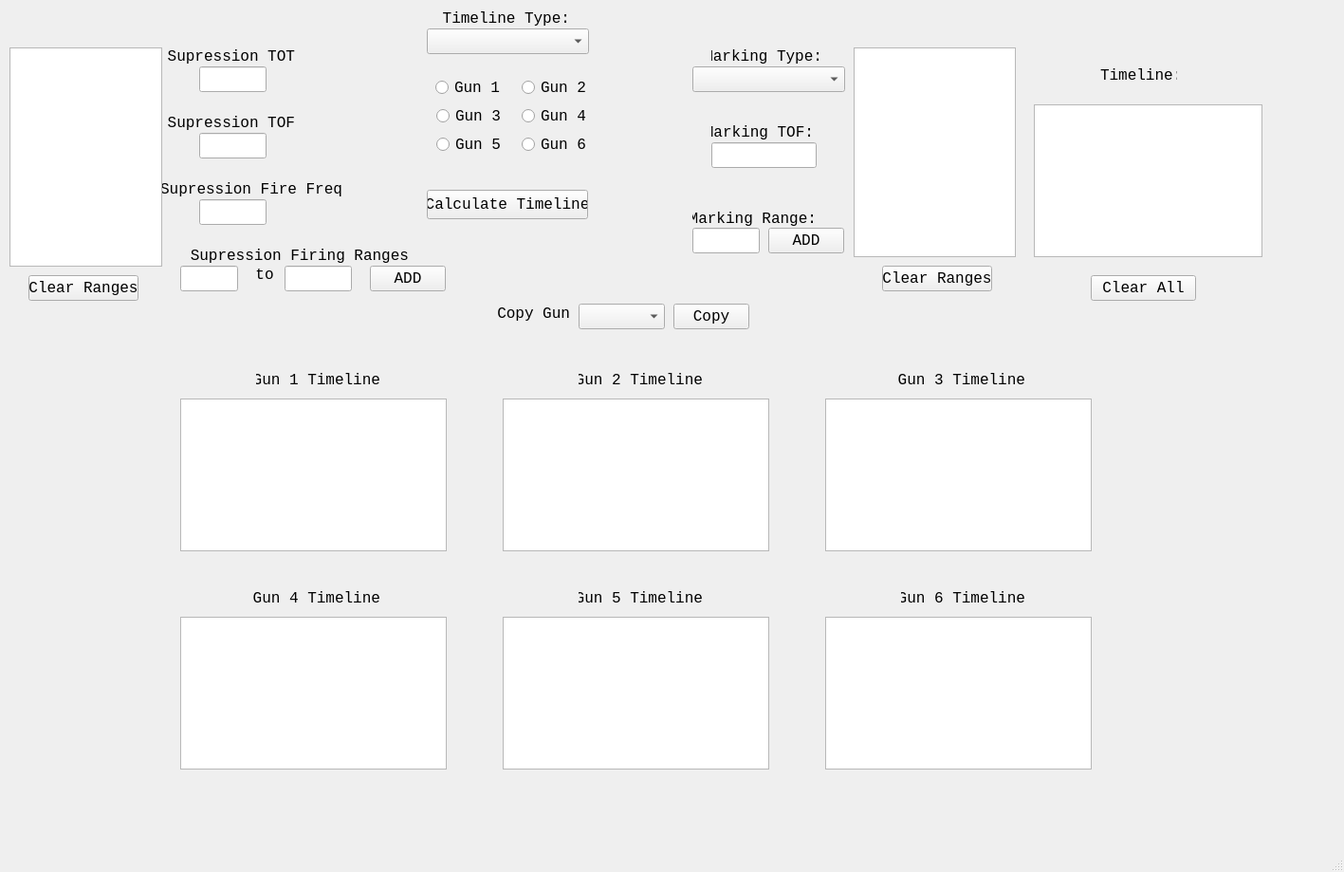
<?xml version="1.0" encoding="UTF-8"?>
<ui version="4.0">
 <class>MainWindow</class>
 <widget class="QMainWindow" name="MainWindow">
  <property name="geometry">
   <rect>
    <x>0</x>
    <y>0</y>
    <width>1417</width>
    <height>919</height>
   </rect>
  </property>
  <property name="windowTitle">
   <string>SEAD Timeline Calculator</string>
  </property>
  <widget class="QWidget" name="centralwidget">
   <widget class="QComboBox" name="fireTypeSelector">
    <property name="geometry">
     <rect>
      <x>450</x>
      <y>30</y>
      <width>171</width>
      <height>27</height>
     </rect>
    </property>
    <property name="font">
     <font>
      <family>Consolas</family>
      <pointsize>12</pointsize>
     </font>
    </property>
    <property name="currentText">
     <string/>
    </property>
    <property name="placeholderText">
     <string>Select Type</string>
    </property>
   </widget>
   <widget class="QPushButton" name="CalculateTimelineButton">
    <property name="geometry">
     <rect>
      <x>450</x>
      <y>200</y>
      <width>170</width>
      <height>31</height>
     </rect>
    </property>
    <property name="font">
     <font>
      <family>Consolas</family>
      <pointsize>12</pointsize>
     </font>
    </property>
    <property name="text">
     <string>Calculate Timeline</string>
    </property>
    <property name="autoDefault">
     <bool>true</bool>
    </property>
    <property name="default">
     <bool>false</bool>
    </property>
   </widget>
   <widget class="QPushButton" name="clearButton">
    <property name="geometry">
     <rect>
      <x>1150</x>
      <y>290</y>
      <width>111</width>
      <height>27</height>
     </rect>
    </property>
    <property name="font">
     <font>
      <family>Consolas</family>
      <pointsize>12</pointsize>
     </font>
    </property>
    <property name="text">
     <string>Clear All</string>
    </property>
    <property name="autoDefault">
     <bool>true</bool>
    </property>
   </widget>
   <widget class="QLabel" name="TimelineType">
    <property name="geometry">
     <rect>
      <x>460</x>
      <y>10</y>
      <width>141</width>
      <height>19</height>
     </rect>
    </property>
    <property name="font">
     <font>
      <family>Consolas</family>
      <pointsize>12</pointsize>
     </font>
    </property>
    <property name="text">
     <string>Timeline Type:</string>
    </property>
    <property name="alignment">
     <set>Qt::AlignRight|Qt::AlignTrailing|Qt::AlignVCenter</set>
    </property>
   </widget>
   <widget class="QLabel" name="MarkingRange">
    <property name="geometry">
     <rect>
      <x>730</x>
      <y>220</y>
      <width>131</width>
      <height>20</height>
     </rect>
    </property>
    <property name="font">
     <font>
      <family>Consolas</family>
      <pointsize>12</pointsize>
     </font>
    </property>
    <property name="text">
     <string>Marking Range:</string>
    </property>
    <property name="alignment">
     <set>Qt::AlignRight|Qt::AlignTrailing|Qt::AlignVCenter</set>
    </property>
   </widget>
   <widget class="QLineEdit" name="input_8">
    <property name="geometry">
     <rect>
      <x>730</x>
      <y>240</y>
      <width>71</width>
      <height>27</height>
     </rect>
    </property>
    <property name="font">
     <font>
      <family>Consolas</family>
      <pointsize>12</pointsize>
     </font>
    </property>
   </widget>
   <widget class="QPushButton" name="AddMarkingRangeButton">
    <property name="geometry">
     <rect>
      <x>810</x>
      <y>240</y>
      <width>80</width>
      <height>27</height>
     </rect>
    </property>
    <property name="font">
     <font>
      <family>Consolas</family>
      <pointsize>12</pointsize>
     </font>
    </property>
    <property name="text">
     <string>ADD</string>
    </property>
    <property name="autoDefault">
     <bool>true</bool>
    </property>
   </widget>
   <widget class="QTextBrowser" name="MarkingRangesDisplay">
    <property name="geometry">
     <rect>
      <x>900</x>
      <y>50</y>
      <width>171</width>
      <height>221</height>
     </rect>
    </property>
    <property name="font">
     <font>
      <family>Consolas</family>
      <pointsize>12</pointsize>
     </font>
    </property>
   </widget>
   <widget class="QPushButton" name="RemoveRangeButton_2Mark">
    <property name="geometry">
     <rect>
      <x>930</x>
      <y>280</y>
      <width>116</width>
      <height>27</height>
     </rect>
    </property>
    <property name="font">
     <font>
      <family>Consolas</family>
      <pointsize>12</pointsize>
     </font>
    </property>
    <property name="text">
     <string>Clear Ranges</string>
    </property>
    <property name="autoDefault">
     <bool>true</bool>
    </property>
   </widget>
   <widget class="QComboBox" name="CopyGunSelector">
    <property name="geometry">
     <rect>
      <x>610</x>
      <y>320</y>
      <width>91</width>
      <height>27</height>
     </rect>
    </property>
    <property name="font">
     <font>
      <family>Consolas</family>
      <pointsize>12</pointsize>
     </font>
    </property>
    <property name="placeholderText">
     <string>Cannon</string>
    </property>
   </widget>
   <widget class="QLabel" name="CopyGun">
    <property name="geometry">
     <rect>
      <x>520</x>
      <y>320</y>
      <width>81</width>
      <height>20</height>
     </rect>
    </property>
    <property name="font">
     <font>
      <family>Consolas</family>
      <pointsize>12</pointsize>
     </font>
    </property>
    <property name="text">
     <string>Copy Gun</string>
    </property>
    <property name="alignment">
     <set>Qt::AlignRight|Qt::AlignTrailing|Qt::AlignVCenter</set>
    </property>
   </widget>
   <widget class="QPushButton" name="CopyGunButton">
    <property name="geometry">
     <rect>
      <x>710</x>
      <y>320</y>
      <width>80</width>
      <height>27</height>
     </rect>
    </property>
    <property name="font">
     <font>
      <family>Consolas</family>
      <pointsize>12</pointsize>
     </font>
    </property>
    <property name="text">
     <string>Copy</string>
    </property>
    <property name="autoDefault">
     <bool>true</bool>
    </property>
   </widget>
   <widget class="QTextBrowser" name="TimelineDisplayGun1">
    <property name="geometry">
     <rect>
      <x>190</x>
      <y>420</y>
      <width>281</width>
      <height>161</height>
     </rect>
    </property>
    <property name="font">
     <font>
      <family>Consolas</family>
      <pointsize>12</pointsize>
     </font>
    </property>
   </widget>
   <widget class="QTextBrowser" name="TimelineDisplayGun2">
    <property name="geometry">
     <rect>
      <x>530</x>
      <y>420</y>
      <width>281</width>
      <height>161</height>
     </rect>
    </property>
    <property name="font">
     <font>
      <family>Consolas</family>
      <pointsize>12</pointsize>
     </font>
    </property>
   </widget>
   <widget class="QTextBrowser" name="TimelineDisplayGun3">
    <property name="geometry">
     <rect>
      <x>870</x>
      <y>420</y>
      <width>281</width>
      <height>161</height>
     </rect>
    </property>
    <property name="font">
     <font>
      <family>Consolas</family>
      <pointsize>12</pointsize>
     </font>
    </property>
   </widget>
   <widget class="QTextBrowser" name="TimelineDisplayGun6">
    <property name="geometry">
     <rect>
      <x>870</x>
      <y>650</y>
      <width>281</width>
      <height>161</height>
     </rect>
    </property>
    <property name="font">
     <font>
      <family>Consolas</family>
      <pointsize>12</pointsize>
     </font>
    </property>
   </widget>
   <widget class="QTextBrowser" name="TimelineDisplayGun4">
    <property name="geometry">
     <rect>
      <x>190</x>
      <y>650</y>
      <width>281</width>
      <height>161</height>
     </rect>
    </property>
    <property name="font">
     <font>
      <family>Consolas</family>
      <pointsize>12</pointsize>
     </font>
    </property>
   </widget>
   <widget class="QTextBrowser" name="TimelineDisplayGun5">
    <property name="geometry">
     <rect>
      <x>530</x>
      <y>650</y>
      <width>281</width>
      <height>161</height>
     </rect>
    </property>
    <property name="font">
     <font>
      <family>Consolas</family>
      <pointsize>12</pointsize>
     </font>
    </property>
   </widget>
   <widget class="QLabel" name="gunDisp">
    <property name="geometry">
     <rect>
      <x>270</x>
      <y>390</y>
      <width>131</width>
      <height>20</height>
     </rect>
    </property>
    <property name="font">
     <font>
      <family>Consolas</family>
      <pointsize>12</pointsize>
     </font>
    </property>
    <property name="text">
     <string>Gun 1 Timeline</string>
    </property>
    <property name="alignment">
     <set>Qt::AlignRight|Qt::AlignTrailing|Qt::AlignVCenter</set>
    </property>
   </widget>
   <widget class="QLabel" name="gunDisp_2">
    <property name="geometry">
     <rect>
      <x>610</x>
      <y>390</y>
      <width>131</width>
      <height>20</height>
     </rect>
    </property>
    <property name="font">
     <font>
      <family>Consolas</family>
      <pointsize>12</pointsize>
     </font>
    </property>
    <property name="text">
     <string>Gun 2 Timeline</string>
    </property>
    <property name="alignment">
     <set>Qt::AlignRight|Qt::AlignTrailing|Qt::AlignVCenter</set>
    </property>
   </widget>
   <widget class="QLabel" name="gunDisp_3">
    <property name="geometry">
     <rect>
      <x>940</x>
      <y>390</y>
      <width>141</width>
      <height>20</height>
     </rect>
    </property>
    <property name="font">
     <font>
      <family>Consolas</family>
      <pointsize>12</pointsize>
     </font>
    </property>
    <property name="text">
     <string>Gun 3 Timeline</string>
    </property>
    <property name="alignment">
     <set>Qt::AlignRight|Qt::AlignTrailing|Qt::AlignVCenter</set>
    </property>
   </widget>
   <widget class="QLabel" name="gunDisp_4">
    <property name="geometry">
     <rect>
      <x>260</x>
      <y>620</y>
      <width>141</width>
      <height>20</height>
     </rect>
    </property>
    <property name="font">
     <font>
      <family>Consolas</family>
      <pointsize>12</pointsize>
     </font>
    </property>
    <property name="text">
     <string>Gun 4 Timeline</string>
    </property>
    <property name="alignment">
     <set>Qt::AlignRight|Qt::AlignTrailing|Qt::AlignVCenter</set>
    </property>
   </widget>
   <widget class="QLabel" name="gunDisp_5">
    <property name="geometry">
     <rect>
      <x>610</x>
      <y>620</y>
      <width>131</width>
      <height>20</height>
     </rect>
    </property>
    <property name="font">
     <font>
      <family>Consolas</family>
      <pointsize>12</pointsize>
     </font>
    </property>
    <property name="text">
     <string>Gun 5 Timeline</string>
    </property>
    <property name="alignment">
     <set>Qt::AlignRight|Qt::AlignTrailing|Qt::AlignVCenter</set>
    </property>
   </widget>
   <widget class="QLabel" name="gunDisp_6">
    <property name="geometry">
     <rect>
      <x>950</x>
      <y>620</y>
      <width>131</width>
      <height>20</height>
     </rect>
    </property>
    <property name="font">
     <font>
      <family>Consolas</family>
      <pointsize>12</pointsize>
     </font>
    </property>
    <property name="text">
     <string>Gun 6 Timeline</string>
    </property>
    <property name="alignment">
     <set>Qt::AlignRight|Qt::AlignTrailing|Qt::AlignVCenter</set>
    </property>
   </widget>
   <widget class="QRadioButton" name="Gun_5_button">
    <property name="geometry">
     <rect>
      <x>460</x>
      <y>140</y>
      <width>70</width>
      <height>25</height>
     </rect>
    </property>
    <property name="font">
     <font>
      <family>Consolas</family>
      <pointsize>12</pointsize>
     </font>
    </property>
    <property name="text">
     <string>Gun 5</string>
    </property>
   </widget>
   <widget class="QRadioButton" name="Gun_6_button">
    <property name="geometry">
     <rect>
      <x>550</x>
      <y>140</y>
      <width>70</width>
      <height>25</height>
     </rect>
    </property>
    <property name="font">
     <font>
      <family>Consolas</family>
      <pointsize>12</pointsize>
     </font>
    </property>
    <property name="text">
     <string>Gun 6</string>
    </property>
   </widget>
   <widget class="QRadioButton" name="Gun_1_button">
    <property name="geometry">
     <rect>
      <x>459</x>
      <y>80</y>
      <width>70</width>
      <height>25</height>
     </rect>
    </property>
    <property name="font">
     <font>
      <family>Consolas</family>
      <pointsize>12</pointsize>
     </font>
    </property>
    <property name="layoutDirection">
     <enum>Qt::LeftToRight</enum>
    </property>
    <property name="autoFillBackground">
     <bool>false</bool>
    </property>
    <property name="styleSheet">
     <string notr="true">szStyle</string>
    </property>
    <property name="text">
     <string>Gun 1</string>
    </property>
   </widget>
   <widget class="QRadioButton" name="Gun_2_button">
    <property name="geometry">
     <rect>
      <x>550</x>
      <y>80</y>
      <width>70</width>
      <height>25</height>
     </rect>
    </property>
    <property name="font">
     <font>
      <family>Consolas</family>
      <pointsize>12</pointsize>
     </font>
    </property>
    <property name="text">
     <string>Gun 2</string>
    </property>
   </widget>
   <widget class="QRadioButton" name="Gun_3_button">
    <property name="geometry">
     <rect>
      <x>460</x>
      <y>110</y>
      <width>70</width>
      <height>25</height>
     </rect>
    </property>
    <property name="font">
     <font>
      <family>Consolas</family>
      <pointsize>12</pointsize>
     </font>
    </property>
    <property name="text">
     <string>Gun 3</string>
    </property>
   </widget>
   <widget class="QRadioButton" name="Gun_4_button">
    <property name="geometry">
     <rect>
      <x>550</x>
      <y>110</y>
      <width>70</width>
      <height>25</height>
     </rect>
    </property>
    <property name="font">
     <font>
      <family>Consolas</family>
      <pointsize>12</pointsize>
     </font>
    </property>
    <property name="text">
     <string>Gun 4</string>
    </property>
   </widget>
   <widget class="QLabel" name="TOTLabel">
    <property name="geometry">
     <rect>
      <x>170</x>
      <y>50</y>
      <width>141</width>
      <height>19</height>
     </rect>
    </property>
    <property name="font">
     <font>
      <family>Consolas</family>
      <pointsize>12</pointsize>
     </font>
    </property>
    <property name="text">
     <string>Supression TOT</string>
    </property>
    <property name="alignment">
     <set>Qt::AlignRight|Qt::AlignTrailing|Qt::AlignVCenter</set>
    </property>
   </widget>
   <widget class="QLineEdit" name="input_1">
    <property name="geometry">
     <rect>
      <x>210</x>
      <y>70</y>
      <width>71</width>
      <height>27</height>
     </rect>
    </property>
    <property name="font">
     <font>
      <family>Consolas</family>
      <pointsize>12</pointsize>
     </font>
    </property>
   </widget>
   <widget class="QLabel" name="TOFLabel">
    <property name="geometry">
     <rect>
      <x>170</x>
      <y>120</y>
      <width>141</width>
      <height>19</height>
     </rect>
    </property>
    <property name="font">
     <font>
      <family>Consolas</family>
      <pointsize>12</pointsize>
     </font>
    </property>
    <property name="text">
     <string>Supression TOF</string>
    </property>
    <property name="alignment">
     <set>Qt::AlignRight|Qt::AlignTrailing|Qt::AlignVCenter</set>
    </property>
   </widget>
   <widget class="QLabel" name="FireFreqLabel">
    <property name="geometry">
     <rect>
      <x>160</x>
      <y>190</y>
      <width>201</width>
      <height>19</height>
     </rect>
    </property>
    <property name="font">
     <font>
      <family>Consolas</family>
      <pointsize>12</pointsize>
     </font>
    </property>
    <property name="text">
     <string>Supression Fire Freq</string>
    </property>
    <property name="alignment">
     <set>Qt::AlignRight|Qt::AlignTrailing|Qt::AlignVCenter</set>
    </property>
   </widget>
   <widget class="QLineEdit" name="input_3">
    <property name="geometry">
     <rect>
      <x>210</x>
      <y>210</y>
      <width>71</width>
      <height>27</height>
     </rect>
    </property>
    <property name="font">
     <font>
      <family>Consolas</family>
      <pointsize>12</pointsize>
     </font>
    </property>
   </widget>
   <widget class="QLabel" name="TimelineBoxLabel">
    <property name="geometry">
     <rect>
      <x>1160</x>
      <y>70</y>
      <width>81</width>
      <height>19</height>
     </rect>
    </property>
    <property name="font">
     <font>
      <family>Consolas</family>
      <pointsize>12</pointsize>
     </font>
    </property>
    <property name="text">
     <string>Timeline:</string>
    </property>
   </widget>
   <widget class="QLineEdit" name="input_2">
    <property name="geometry">
     <rect>
      <x>210</x>
      <y>140</y>
      <width>71</width>
      <height>27</height>
     </rect>
    </property>
    <property name="font">
     <font>
      <family>Consolas</family>
      <pointsize>12</pointsize>
     </font>
    </property>
   </widget>
   <widget class="QLabel" name="MarkingTypeLabel">
    <property name="geometry">
     <rect>
      <x>750</x>
      <y>50</y>
      <width>117</width>
      <height>19</height>
     </rect>
    </property>
    <property name="font">
     <font>
      <family>Consolas</family>
      <pointsize>12</pointsize>
     </font>
    </property>
    <property name="text">
     <string>Marking Type:</string>
    </property>
    <property name="alignment">
     <set>Qt::AlignRight|Qt::AlignTrailing|Qt::AlignVCenter</set>
    </property>
   </widget>
   <widget class="QComboBox" name="MarkingSelector">
    <property name="geometry">
     <rect>
      <x>730</x>
      <y>70</y>
      <width>161</width>
      <height>27</height>
     </rect>
    </property>
    <property name="font">
     <font>
      <family>Consolas</family>
      <pointsize>12</pointsize>
     </font>
    </property>
    <property name="placeholderText">
     <string>Select Marking Round</string>
    </property>
   </widget>
   <widget class="QLabel" name="MarkingTOFLabel">
    <property name="geometry">
     <rect>
      <x>750</x>
      <y>130</y>
      <width>108</width>
      <height>19</height>
     </rect>
    </property>
    <property name="font">
     <font>
      <family>Consolas</family>
      <pointsize>12</pointsize>
     </font>
    </property>
    <property name="text">
     <string>Marking TOF:</string>
    </property>
    <property name="alignment">
     <set>Qt::AlignRight|Qt::AlignTrailing|Qt::AlignVCenter</set>
    </property>
   </widget>
   <widget class="QLineEdit" name="input_5">
    <property name="geometry">
     <rect>
      <x>750</x>
      <y>150</y>
      <width>111</width>
      <height>27</height>
     </rect>
    </property>
    <property name="font">
     <font>
      <family>Consolas</family>
      <pointsize>12</pointsize>
     </font>
    </property>
   </widget>
   <widget class="QLabel" name="FiringRangesLabel">
    <property name="geometry">
     <rect>
      <x>200</x>
      <y>260</y>
      <width>231</width>
      <height>19</height>
     </rect>
    </property>
    <property name="font">
     <font>
      <family>Consolas</family>
      <pointsize>12</pointsize>
     </font>
    </property>
    <property name="text">
     <string>Supression Firing Ranges</string>
    </property>
    <property name="alignment">
     <set>Qt::AlignRight|Qt::AlignTrailing|Qt::AlignVCenter</set>
    </property>
   </widget>
   <widget class="QTextBrowser" name="TimelineDisplay">
    <property name="geometry">
     <rect>
      <x>1090</x>
      <y>110</y>
      <width>241</width>
      <height>161</height>
     </rect>
    </property>
    <property name="font">
     <font>
      <family>Consolas</family>
      <pointsize>12</pointsize>
     </font>
    </property>
   </widget>
   <widget class="QTextBrowser" name="FiringRangesDisplay">
    <property name="geometry">
     <rect>
      <x>10</x>
      <y>50</y>
      <width>161</width>
      <height>231</height>
     </rect>
    </property>
    <property name="font">
     <font>
      <family>Consolas</family>
      <pointsize>12</pointsize>
     </font>
    </property>
   </widget>
   <widget class="QPushButton" name="RemoveRangeButton">
    <property name="geometry">
     <rect>
      <x>30</x>
      <y>290</y>
      <width>116</width>
      <height>27</height>
     </rect>
    </property>
    <property name="font">
     <font>
      <family>Consolas</family>
      <pointsize>12</pointsize>
     </font>
    </property>
    <property name="text">
     <string>Clear Ranges</string>
    </property>
    <property name="autoDefault">
     <bool>true</bool>
    </property>
   </widget>
   <widget class="QLineEdit" name="input_6">
    <property name="geometry">
     <rect>
      <x>190</x>
      <y>280</y>
      <width>61</width>
      <height>27</height>
     </rect>
    </property>
    <property name="font">
     <font>
      <family>Consolas</family>
      <pointsize>12</pointsize>
     </font>
    </property>
   </widget>
   <widget class="QLabel" name="FiringRangesLabel_2">
    <property name="geometry">
     <rect>
      <x>270</x>
      <y>280</y>
      <width>18</width>
      <height>19</height>
     </rect>
    </property>
    <property name="font">
     <font>
      <family>Consolas</family>
      <pointsize>12</pointsize>
     </font>
    </property>
    <property name="layoutDirection">
     <enum>Qt::LeftToRight</enum>
    </property>
    <property name="text">
     <string>to</string>
    </property>
    <property name="alignment">
     <set>Qt::AlignCenter</set>
    </property>
   </widget>
   <widget class="QLineEdit" name="input_7">
    <property name="geometry">
     <rect>
      <x>300</x>
      <y>280</y>
      <width>71</width>
      <height>27</height>
     </rect>
    </property>
    <property name="font">
     <font>
      <family>Consolas</family>
      <pointsize>12</pointsize>
     </font>
    </property>
   </widget>
   <widget class="QPushButton" name="AddFiringRangeButton">
    <property name="geometry">
     <rect>
      <x>390</x>
      <y>280</y>
      <width>80</width>
      <height>27</height>
     </rect>
    </property>
    <property name="font">
     <font>
      <family>Consolas</family>
      <pointsize>12</pointsize>
     </font>
    </property>
    <property name="text">
     <string>ADD</string>
    </property>
    <property name="autoDefault">
     <bool>true</bool>
    </property>
   </widget>
  </widget>
  <widget class="QMenuBar" name="menubar">
   <property name="geometry">
    <rect>
     <x>0</x>
     <y>0</y>
     <width>1417</width>
     <height>20</height>
    </rect>
   </property>
  </widget>
  <widget class="QStatusBar" name="statusbar"/>
 </widget>
 <tabstops>
  <tabstop>input_1</tabstop>
  <tabstop>input_2</tabstop>
  <tabstop>MarkingSelector</tabstop>
  <tabstop>input_5</tabstop>
  <tabstop>input_6</tabstop>
  <tabstop>input_7</tabstop>
  <tabstop>AddFiringRangeButton</tabstop>
  <tabstop>input_3</tabstop>
 </tabstops>
 <resources/>
 <connections/>
</ui>
